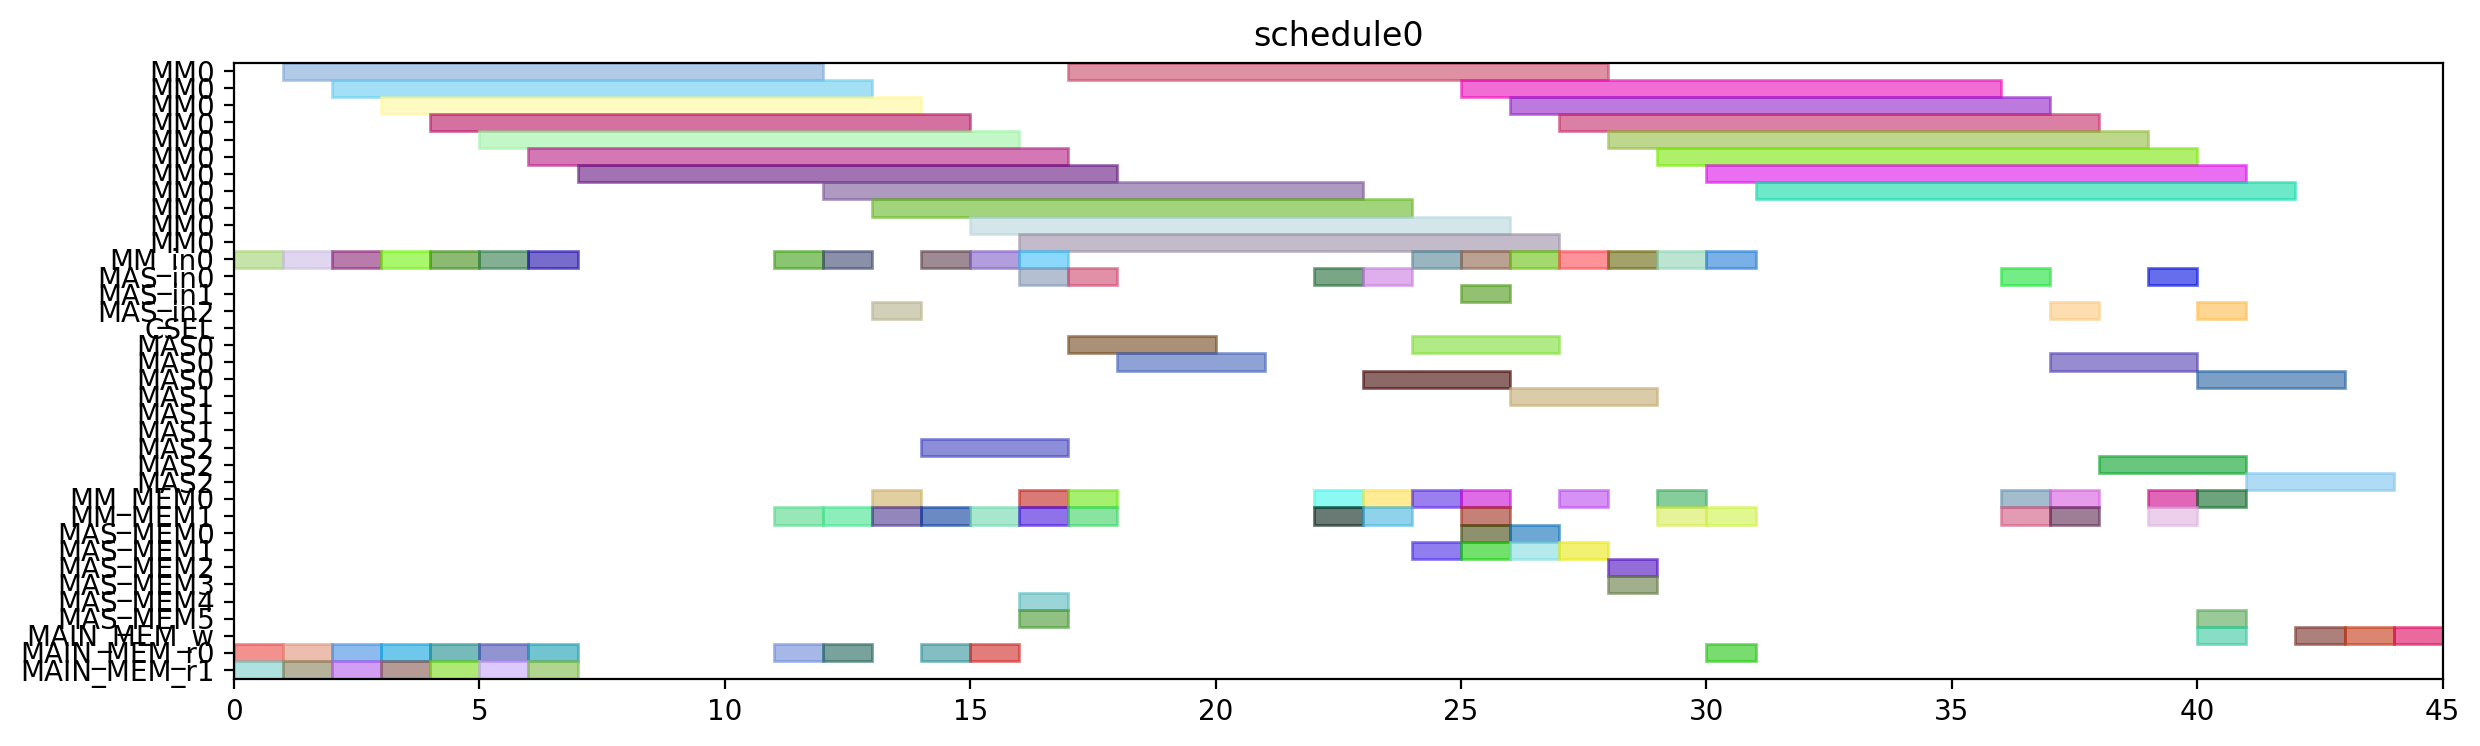

This figure's Python source:
from pyschedule import Scenario, solvers, plotters, alt


def solve():
	horizon = 120
	S = Scenario("schedule0", horizon=horizon)

	# resource
	MM = S.Resources('MM', num=1, size=11)
	MM_in = S.Resources('MM_in', num=1)
	MAS_in = S.Resources('MAS_in', num=3)
	CSEL = S.Resource('CSEL')
	MAS = S.Resources('MAS', num=3, size=3, periods=range(1, horizon))
	MM_MEM = S.Resources('MM_MEM', num=2)
	MAS_MEM = S.Resources('MAS_MEM', num=6)
	MAIN_MEM_w = S.Resource('MAIN_MEM_w', size=1)
	MAIN_MEM_r = S.Resources('MAIN_MEM_r', num=2)

	# result of previous scheduling

	# new tasks
	T1 = S.Task('T1', length=11, delay_cost=1)
	T1 += alt(MM)
	T1_in = S.Task('T1_in', length=1, delay_cost=1)
	T1_in += alt(MM_in)
	S += T1_in*MM_in[0]<=T1*MM[0]
	T1_mem0 = S.Task('T1_mem0', length=1, delay_cost=1)
	T1_mem0 += MAIN_MEM_r[0]
	S += T1_mem0 <= T1

	T1_mem1 = S.Task('T1_mem1', length=1, delay_cost=1)
	T1_mem1 += MAIN_MEM_r[1]
	S += T1_mem1 <= T1

	T2 = S.Task('T2', length=11, delay_cost=1)
	T2 += alt(MM)
	T2_in = S.Task('T2_in', length=1, delay_cost=1)
	T2_in += alt(MM_in)
	S += T2_in*MM_in[0]<=T2*MM[0]
	T2_mem0 = S.Task('T2_mem0', length=1, delay_cost=1)
	T2_mem0 += MAIN_MEM_r[0]
	S += T2_mem0 <= T2

	T2_mem1 = S.Task('T2_mem1', length=1, delay_cost=1)
	T2_mem1 += MAIN_MEM_r[1]
	S += T2_mem1 <= T2

	T3 = S.Task('T3', length=11, delay_cost=1)
	T3 += alt(MM)
	T3_in = S.Task('T3_in', length=1, delay_cost=1)
	T3_in += alt(MM_in)
	S += T3_in*MM_in[0]<=T3*MM[0]
	T3_mem0 = S.Task('T3_mem0', length=1, delay_cost=1)
	T3_mem0 += MAIN_MEM_r[0]
	S += T3_mem0 <= T3

	T3_mem1 = S.Task('T3_mem1', length=1, delay_cost=1)
	T3_mem1 += MAIN_MEM_r[1]
	S += T3_mem1 <= T3

	T4 = S.Task('T4', length=11, delay_cost=1)
	T4 += alt(MM)
	T4_in = S.Task('T4_in', length=1, delay_cost=1)
	T4_in += alt(MM_in)
	S += T4_in*MM_in[0]<=T4*MM[0]
	T4_mem0 = S.Task('T4_mem0', length=1, delay_cost=1)
	T4_mem0 += MAIN_MEM_r[0]
	S += T4_mem0 <= T4

	T4_mem1 = S.Task('T4_mem1', length=1, delay_cost=1)
	T4_mem1 += MAIN_MEM_r[1]
	S += T4_mem1 <= T4

	T5 = S.Task('T5', length=11, delay_cost=1)
	T5 += alt(MM)
	T5_in = S.Task('T5_in', length=1, delay_cost=1)
	T5_in += alt(MM_in)
	S += T5_in*MM_in[0]<=T5*MM[0]
	T5_mem0 = S.Task('T5_mem0', length=1, delay_cost=1)
	T5_mem0 += MAIN_MEM_r[0]
	S += T5_mem0 <= T5

	T5_mem1 = S.Task('T5_mem1', length=1, delay_cost=1)
	T5_mem1 += MAIN_MEM_r[1]
	S += T5_mem1 <= T5

	T6 = S.Task('T6', length=11, delay_cost=1)
	T6 += alt(MM)
	T6_in = S.Task('T6_in', length=1, delay_cost=1)
	T6_in += alt(MM_in)
	S += T6_in*MM_in[0]<=T6*MM[0]
	T6_mem0 = S.Task('T6_mem0', length=1, delay_cost=1)
	T6_mem0 += MAIN_MEM_r[0]
	S += T6_mem0 <= T6

	T6_mem1 = S.Task('T6_mem1', length=1, delay_cost=1)
	T6_mem1 += MAIN_MEM_r[1]
	S += T6_mem1 <= T6

	T7 = S.Task('T7', length=11, delay_cost=1)
	T7 += alt(MM)
	T7_in = S.Task('T7_in', length=1, delay_cost=1)
	T7_in += alt(MM_in)
	S += T7_in*MM_in[0]<=T7*MM[0]
	T7_mem0 = S.Task('T7_mem0', length=1, delay_cost=1)
	T7_mem0 += MAIN_MEM_r[0]
	S += T7_mem0 <= T7

	T7_mem1 = S.Task('T7_mem1', length=1, delay_cost=1)
	T7_mem1 += MAIN_MEM_r[1]
	S += T7_mem1 <= T7

	T8 = S.Task('T8', length=11, delay_cost=1)
	T8 += alt(MM)
	T8_in = S.Task('T8_in', length=1, delay_cost=1)
	T8_in += alt(MM_in)
	S += T8_in*MM_in[0]<=T8*MM[0]
	T8_mem0 = S.Task('T8_mem0', length=1, delay_cost=1)
	T8_mem0 += MAIN_MEM_r[0]
	S += T8_mem0 <= T8

	T8_mem1 = S.Task('T8_mem1', length=1, delay_cost=1)
	T8_mem1 += alt(MM_MEM)
	S += (T1*MM[0])-1 < T8_mem1*MM_MEM[1]
	S += T8_mem1 <= T8

	T9 = S.Task('T9', length=11, delay_cost=1)
	T9 += alt(MM)
	T9_in = S.Task('T9_in', length=1, delay_cost=1)
	T9_in += alt(MM_in)
	S += T9_in*MM_in[0]<=T9*MM[0]
	T9_mem0 = S.Task('T9_mem0', length=1, delay_cost=1)
	T9_mem0 += MAIN_MEM_r[0]
	S += T9_mem0 <= T9

	T9_mem1 = S.Task('T9_mem1', length=1, delay_cost=1)
	T9_mem1 += alt(MM_MEM)
	S += (T1*MM[0])-1 < T9_mem1*MM_MEM[1]
	S += T9_mem1 <= T9

	T10 = S.Task('T10', length=11, delay_cost=1)
	T10 += alt(MM)
	T10_in = S.Task('T10_in', length=1, delay_cost=1)
	T10_in += alt(MM_in)
	S += T10_in*MM_in[0]<=T10*MM[0]
	T10_mem0 = S.Task('T10_mem0', length=1, delay_cost=1)
	T10_mem0 += MAIN_MEM_r[0]
	S += T10_mem0 <= T10

	T10_mem1 = S.Task('T10_mem1', length=1, delay_cost=1)
	T10_mem1 += alt(MM_MEM)
	S += (T3*MM[0])-1 < T10_mem1*MM_MEM[1]
	S += T10_mem1 <= T10

	T11 = S.Task('T11', length=11, delay_cost=1)
	T11 += alt(MM)
	T11_in = S.Task('T11_in', length=1, delay_cost=1)
	T11_in += alt(MM_in)
	S += T11_in*MM_in[0]<=T11*MM[0]
	T11_mem0 = S.Task('T11_mem0', length=1, delay_cost=1)
	T11_mem0 += MAIN_MEM_r[0]
	S += T11_mem0 <= T11

	T11_mem1 = S.Task('T11_mem1', length=1, delay_cost=1)
	T11_mem1 += alt(MM_MEM)
	S += (T3*MM[0])-1 < T11_mem1*MM_MEM[1]
	S += T11_mem1 <= T11

	T12 = S.Task('T12', length=3, delay_cost=1)
	T12 += alt(MAS)
	T12_in = S.Task('T12_in', length=1, delay_cost=1)
	T12_in += alt(MAS_in)
	S += T12_in*MAS_in[0]<=T12*MAS[0]

	S += T12_in*MAS_in[1]<=T12*MAS[1]

	S += T12_in*MAS_in[2]<=T12*MAS[2]

	T12_mem0 = S.Task('T12_mem0', length=1, delay_cost=1)
	T12_mem0 += alt(MM_MEM)
	S += (T4*MM[0])-1 < T12_mem0*MM_MEM[0]
	S += T12_mem0 <= T12

	T12_mem1 = S.Task('T12_mem1', length=1, delay_cost=1)
	T12_mem1 += alt(MM_MEM)
	S += (T2*MM[0])-1 < T12_mem1*MM_MEM[1]
	S += T12_mem1 <= T12

	T13 = S.Task('T13', length=3, delay_cost=1)
	T13 += alt(MAS)
	T13_in = S.Task('T13_in', length=1, delay_cost=1)
	T13_in += alt(MAS_in)
	S += T13_in*MAS_in[0]<=T13*MAS[0]

	S += T13_in*MAS_in[1]<=T13*MAS[1]

	S += T13_in*MAS_in[2]<=T13*MAS[2]

	T13_mem0 = S.Task('T13_mem0', length=1, delay_cost=1)
	T13_mem0 += alt(MM_MEM)
	S += (T4*MM[0])-1 < T13_mem0*MM_MEM[0]
	S += T13_mem0 <= T13

	T13_mem1 = S.Task('T13_mem1', length=1, delay_cost=1)
	T13_mem1 += alt(MM_MEM)
	S += (T2*MM[0])-1 < T13_mem1*MM_MEM[1]
	S += T13_mem1 <= T13

	T15 = S.Task('T15', length=3, delay_cost=1)
	T15 += alt(MAS)
	T15_in = S.Task('T15_in', length=1, delay_cost=1)
	T15_in += alt(MAS_in)
	S += T15_in*MAS_in[0]<=T15*MAS[0]

	S += T15_in*MAS_in[1]<=T15*MAS[1]

	S += T15_in*MAS_in[2]<=T15*MAS[2]

	T15_mem0 = S.Task('T15_mem0', length=1, delay_cost=1)
	T15_mem0 += alt(MM_MEM)
	S += (T7*MM[0])-1 < T15_mem0*MM_MEM[0]
	S += T15_mem0 <= T15

	T15_mem1 = S.Task('T15_mem1', length=1, delay_cost=1)
	T15_mem1 += alt(MM_MEM)
	S += (T7*MM[0])-1 < T15_mem1*MM_MEM[1]
	S += T15_mem1 <= T15

	T14 = S.Task('T14', length=11, delay_cost=1)
	T14 += alt(MM)
	T14_in = S.Task('T14_in', length=1, delay_cost=1)
	T14_in += alt(MM_in)
	S += T14_in*MM_in[0]<=T14*MM[0]
	T14_mem0 = S.Task('T14_mem0', length=1, delay_cost=1)
	T14_mem0 += alt(MAS_MEM)
	S += (T13*MAS[0])-1 < T14_mem0*MAS_MEM[0]
	S += (T13*MAS[1])-1 < T14_mem0*MAS_MEM[2]
	S += (T13*MAS[2])-1 < T14_mem0*MAS_MEM[4]
	S += T14_mem0 <= T14

	T14_mem1 = S.Task('T14_mem1', length=1, delay_cost=1)
	T14_mem1 += alt(MAS_MEM)
	S += (T13*MAS[0])-1 < T14_mem1*MAS_MEM[1]
	S += (T13*MAS[1])-1 < T14_mem1*MAS_MEM[3]
	S += (T13*MAS[2])-1 < T14_mem1*MAS_MEM[5]
	S += T14_mem1 <= T14

	T16 = S.Task('T16', length=11, delay_cost=1)
	T16 += alt(MM)
	T16_in = S.Task('T16_in', length=1, delay_cost=1)
	T16_in += alt(MM_in)
	S += T16_in*MM_in[0]<=T16*MM[0]
	T16_mem0 = S.Task('T16_mem0', length=1, delay_cost=1)
	T16_mem0 += alt(MM_MEM)
	S += (T1*MM[0])-1 < T16_mem0*MM_MEM[0]
	S += T16_mem0 <= T16

	T16_mem1 = S.Task('T16_mem1', length=1, delay_cost=1)
	T16_mem1 += alt(MM_MEM)
	S += (T8*MM[0])-1 < T16_mem1*MM_MEM[1]
	S += T16_mem1 <= T16

	T17 = S.Task('T17', length=11, delay_cost=1)
	T17 += alt(MM)
	T17_in = S.Task('T17_in', length=1, delay_cost=1)
	T17_in += alt(MM_in)
	S += T17_in*MM_in[0]<=T17*MM[0]
	T17_mem0 = S.Task('T17_mem0', length=1, delay_cost=1)
	T17_mem0 += alt(MM_MEM)
	S += (T8*MM[0])-1 < T17_mem0*MM_MEM[0]
	S += T17_mem0 <= T17

	T17_mem1 = S.Task('T17_mem1', length=1, delay_cost=1)
	T17_mem1 += alt(MAS_MEM)
	S += (T15*MAS[0])-1 < T17_mem1*MAS_MEM[1]
	S += (T15*MAS[1])-1 < T17_mem1*MAS_MEM[3]
	S += (T15*MAS[2])-1 < T17_mem1*MAS_MEM[5]
	S += T17_mem1 <= T17

	T18 = S.Task('T18', length=3, delay_cost=1)
	T18 += alt(MAS)
	T18_in = S.Task('T18_in', length=1, delay_cost=1)
	T18_in += alt(MAS_in)
	S += T18_in*MAS_in[0]<=T18*MAS[0]

	S += T18_in*MAS_in[1]<=T18*MAS[1]

	S += T18_in*MAS_in[2]<=T18*MAS[2]

	T18_mem0 = S.Task('T18_mem0', length=1, delay_cost=1)
	T18_mem0 += alt(MM_MEM)
	S += (T5*MM[0])-1 < T18_mem0*MM_MEM[0]
	S += T18_mem0 <= T18

	T18_mem1 = S.Task('T18_mem1', length=1, delay_cost=1)
	T18_mem1 += alt(MM_MEM)
	S += (T9*MM[0])-1 < T18_mem1*MM_MEM[1]
	S += T18_mem1 <= T18

	T19 = S.Task('T19', length=3, delay_cost=1)
	T19 += alt(MAS)
	T19_in = S.Task('T19_in', length=1, delay_cost=1)
	T19_in += alt(MAS_in)
	S += T19_in*MAS_in[0]<=T19*MAS[0]

	S += T19_in*MAS_in[1]<=T19*MAS[1]

	S += T19_in*MAS_in[2]<=T19*MAS[2]

	T19_mem0 = S.Task('T19_mem0', length=1, delay_cost=1)
	T19_mem0 += alt(MM_MEM)
	S += (T5*MM[0])-1 < T19_mem0*MM_MEM[0]
	S += T19_mem0 <= T19

	T19_mem1 = S.Task('T19_mem1', length=1, delay_cost=1)
	T19_mem1 += alt(MM_MEM)
	S += (T9*MM[0])-1 < T19_mem1*MM_MEM[1]
	S += T19_mem1 <= T19

	T21 = S.Task('T21', length=3, delay_cost=1)
	T21 += alt(MAS)
	T21_in = S.Task('T21_in', length=1, delay_cost=1)
	T21_in += alt(MAS_in)
	S += T21_in*MAS_in[0]<=T21*MAS[0]

	S += T21_in*MAS_in[1]<=T21*MAS[1]

	S += T21_in*MAS_in[2]<=T21*MAS[2]

	T21_mem0 = S.Task('T21_mem0', length=1, delay_cost=1)
	T21_mem0 += alt(MM_MEM)
	S += (T6*MM[0])-1 < T21_mem0*MM_MEM[0]
	S += T21_mem0 <= T21

	T21_mem1 = S.Task('T21_mem1', length=1, delay_cost=1)
	T21_mem1 += alt(MM_MEM)
	S += (T10*MM[0])-1 < T21_mem1*MM_MEM[1]
	S += T21_mem1 <= T21

	T24 = S.Task('T24', length=11, delay_cost=1)
	T24 += alt(MM)
	T24_in = S.Task('T24_in', length=1, delay_cost=1)
	T24_in += alt(MM_in)
	S += T24_in*MM_in[0]<=T24*MM[0]
	T24_mem0 = S.Task('T24_mem0', length=1, delay_cost=1)
	T24_mem0 += alt(MM_MEM)
	S += (T11*MM[0])-1 < T24_mem0*MM_MEM[0]
	S += T24_mem0 <= T24

	T24_mem1 = S.Task('T24_mem1', length=1, delay_cost=1)
	T24_mem1 += alt(MAS_MEM)
	S += (T12*MAS[0])-1 < T24_mem1*MAS_MEM[1]
	S += (T12*MAS[1])-1 < T24_mem1*MAS_MEM[3]
	S += (T12*MAS[2])-1 < T24_mem1*MAS_MEM[5]
	S += T24_mem1 <= T24

	T20 = S.Task('T20', length=11, delay_cost=1)
	T20 += alt(MM)
	T20_in = S.Task('T20_in', length=1, delay_cost=1)
	T20_in += alt(MM_in)
	S += T20_in*MM_in[0]<=T20*MM[0]
	T20_mem0 = S.Task('T20_mem0', length=1, delay_cost=1)
	T20_mem0 += alt(MAS_MEM)
	S += (T15*MAS[0])-1 < T20_mem0*MAS_MEM[0]
	S += (T15*MAS[1])-1 < T20_mem0*MAS_MEM[2]
	S += (T15*MAS[2])-1 < T20_mem0*MAS_MEM[4]
	S += T20_mem0 <= T20

	T20_mem1 = S.Task('T20_mem1', length=1, delay_cost=1)
	T20_mem1 += alt(MAS_MEM)
	S += (T18*MAS[0])-1 < T20_mem1*MAS_MEM[1]
	S += (T18*MAS[1])-1 < T20_mem1*MAS_MEM[3]
	S += (T18*MAS[2])-1 < T20_mem1*MAS_MEM[5]
	S += T20_mem1 <= T20

	T22 = S.Task('T22', length=11, delay_cost=1)
	T22 += alt(MM)
	T22_in = S.Task('T22_in', length=1, delay_cost=1)
	T22_in += alt(MM_in)
	S += T22_in*MM_in[0]<=T22*MM[0]
	T22_mem0 = S.Task('T22_mem0', length=1, delay_cost=1)
	T22_mem0 += alt(MAS_MEM)
	S += (T21*MAS[0])-1 < T22_mem0*MAS_MEM[0]
	S += (T21*MAS[1])-1 < T22_mem0*MAS_MEM[2]
	S += (T21*MAS[2])-1 < T22_mem0*MAS_MEM[4]
	S += T22_mem0 <= T22

	T22_mem1 = S.Task('T22_mem1', length=1, delay_cost=1)
	T22_mem1 += alt(MAS_MEM)
	S += (T21*MAS[0])-1 < T22_mem1*MAS_MEM[1]
	S += (T21*MAS[1])-1 < T22_mem1*MAS_MEM[3]
	S += (T21*MAS[2])-1 < T22_mem1*MAS_MEM[5]
	S += T22_mem1 <= T22

	T23 = S.Task('T23', length=11, delay_cost=1)
	T23 += alt(MM)
	T23_in = S.Task('T23_in', length=1, delay_cost=1)
	T23_in += alt(MM_in)
	S += T23_in*MM_in[0]<=T23*MM[0]
	T23_mem0 = S.Task('T23_mem0', length=1, delay_cost=1)
	T23_mem0 += alt(MAS_MEM)
	S += (T19*MAS[0])-1 < T23_mem0*MAS_MEM[0]
	S += (T19*MAS[1])-1 < T23_mem0*MAS_MEM[2]
	S += (T19*MAS[2])-1 < T23_mem0*MAS_MEM[4]
	S += T23_mem0 <= T23

	T23_mem1 = S.Task('T23_mem1', length=1, delay_cost=1)
	T23_mem1 += alt(MAS_MEM)
	S += (T19*MAS[0])-1 < T23_mem1*MAS_MEM[1]
	S += (T19*MAS[1])-1 < T23_mem1*MAS_MEM[3]
	S += (T19*MAS[2])-1 < T23_mem1*MAS_MEM[5]
	S += T23_mem1 <= T23

	Z2_new = S.Task('Z2_new', length=11, delay_cost=1)
	Z2_new += alt(MM)
	Z2_new_in = S.Task('Z2_new_in', length=1, delay_cost=1)
	Z2_new_in += alt(MM_in)
	S += Z2_new_in*MM_in[0]<=Z2_new*MM[0]
	S += 0<Z2_new

	Z2_new_w = S.Task('Z2_new_w', length=1, delay_cost=1)
	Z2_new_w += alt(MAIN_MEM_w)
	S += Z2_new <= Z2_new_w

	Z2_new_mem0 = S.Task('Z2_new_mem0', length=1, delay_cost=1)
	Z2_new_mem0 += MAIN_MEM_r[0]
	S += Z2_new_mem0 <= Z2_new

	Z2_new_mem1 = S.Task('Z2_new_mem1', length=1, delay_cost=1)
	Z2_new_mem1 += alt(MM_MEM)
	S += (T14*MM[0])-1 < Z2_new_mem1*MM_MEM[1]
	S += Z2_new_mem1 <= Z2_new

	T25 = S.Task('T25', length=3, delay_cost=1)
	T25 += alt(MAS)
	T25_in = S.Task('T25_in', length=1, delay_cost=1)
	T25_in += alt(MAS_in)
	S += T25_in*MAS_in[0]<=T25*MAS[0]

	S += T25_in*MAS_in[1]<=T25*MAS[1]

	S += T25_in*MAS_in[2]<=T25*MAS[2]

	T25_mem0 = S.Task('T25_mem0', length=1, delay_cost=1)
	T25_mem0 += alt(MM_MEM)
	S += (T20*MM[0])-1 < T25_mem0*MM_MEM[0]
	S += T25_mem0 <= T25

	T25_mem1 = S.Task('T25_mem1', length=1, delay_cost=1)
	T25_mem1 += alt(MM_MEM)
	S += (T20*MM[0])-1 < T25_mem1*MM_MEM[1]
	S += T25_mem1 <= T25

	X2_new = S.Task('X2_new', length=3, delay_cost=1)
	X2_new += alt(MAS)
	X2_new_in = S.Task('X2_new_in', length=1, delay_cost=1)
	X2_new_in += alt(MAS_in)
	S += X2_new_in*MAS_in[0]<=X2_new*MAS[0]

	S += X2_new_in*MAS_in[1]<=X2_new*MAS[1]

	S += X2_new_in*MAS_in[2]<=X2_new*MAS[2]

	S += 0<X2_new

	X2_new_w = S.Task('X2_new_w', length=1, delay_cost=1)
	X2_new_w += alt(MAIN_MEM_w)
	S += X2_new <= X2_new_w

	X2_new_mem0 = S.Task('X2_new_mem0', length=1, delay_cost=1)
	X2_new_mem0 += alt(MM_MEM)
	S += (T22*MM[0])-1 < X2_new_mem0*MM_MEM[0]
	S += X2_new_mem0 <= X2_new

	X2_new_mem1 = S.Task('X2_new_mem1', length=1, delay_cost=1)
	X2_new_mem1 += alt(MM_MEM)
	S += (T24*MM[0])-1 < X2_new_mem1*MM_MEM[1]
	S += X2_new_mem1 <= X2_new

	X1_new = S.Task('X1_new', length=3, delay_cost=1)
	X1_new += alt(MAS)
	X1_new_in = S.Task('X1_new_in', length=1, delay_cost=1)
	X1_new_in += alt(MAS_in)
	S += X1_new_in*MAS_in[0]<=X1_new*MAS[0]

	S += X1_new_in*MAS_in[1]<=X1_new*MAS[1]

	S += X1_new_in*MAS_in[2]<=X1_new*MAS[2]

	S += 0<X1_new

	X1_new_w = S.Task('X1_new_w', length=1, delay_cost=1)
	X1_new_w += alt(MAIN_MEM_w)
	S += X1_new <= X1_new_w

	X1_new_mem0 = S.Task('X1_new_mem0', length=1, delay_cost=1)
	X1_new_mem0 += alt(MM_MEM)
	S += (T23*MM[0])-1 < X1_new_mem0*MM_MEM[0]
	S += X1_new_mem0 <= X1_new

	X1_new_mem1 = S.Task('X1_new_mem1', length=1, delay_cost=1)
	X1_new_mem1 += alt(MM_MEM)
	S += (T17*MM[0])-1 < X1_new_mem1*MM_MEM[1]
	S += X1_new_mem1 <= X1_new

	Z1_new = S.Task('Z1_new', length=3, delay_cost=1)
	Z1_new += alt(MAS)
	Z1_new_in = S.Task('Z1_new_in', length=1, delay_cost=1)
	Z1_new_in += alt(MAS_in)
	S += Z1_new_in*MAS_in[0]<=Z1_new*MAS[0]

	S += Z1_new_in*MAS_in[1]<=Z1_new*MAS[1]

	S += Z1_new_in*MAS_in[2]<=Z1_new*MAS[2]

	S += 0<Z1_new

	Z1_new_w = S.Task('Z1_new_w', length=1, delay_cost=1)
	Z1_new_w += alt(MAIN_MEM_w)
	S += Z1_new <= Z1_new_w

	Z1_new_mem0 = S.Task('Z1_new_mem0', length=1, delay_cost=1)
	Z1_new_mem0 += alt(MM_MEM)
	S += (T16*MM[0])-1 < Z1_new_mem0*MM_MEM[0]
	S += Z1_new_mem0 <= Z1_new

	Z1_new_mem1 = S.Task('Z1_new_mem1', length=1, delay_cost=1)
	Z1_new_mem1 += alt(MAS_MEM)
	S += (T25*MAS[0])-1 < Z1_new_mem1*MAS_MEM[1]
	S += (T25*MAS[1])-1 < Z1_new_mem1*MAS_MEM[3]
	S += (T25*MAS[2])-1 < Z1_new_mem1*MAS_MEM[5]
	S += Z1_new_mem1 <= Z1_new

	solvers.mip.solve(S,msg=1,kind='CPLEX',ratio_gap=1.01)

	solution = [['hoge']*len(S.solution()[1]) for i in range(len(S.solution()))]
	for i in range(len(S.solution())):
		for j in range(len(S.solution()[i])):
			solution[i][j]=str(S.solution()[i][j])
	print(solution)

	cycles = int(solution[-1][3])

	pic_file_name = "/mnt/rose/usr1/fukuda/ABE/multiRAM_multiMAS_16mux/scheduling_result/stage11MM1_stage3MAS3/EP_LADDERMUL/schedule0.png"
	if(S.solution() != []):
		plotters.matplotlib.plot(S,img_filename=pic_file_name, show_task_labels=False, fig_size=(cycles*0.25+3, 4))

	return solution
